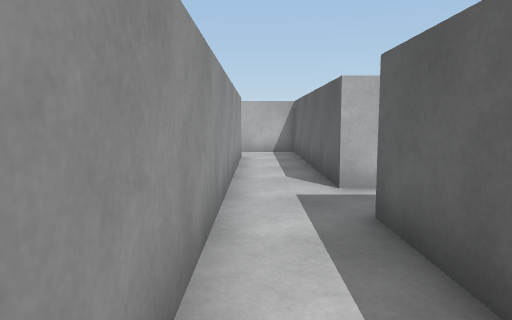
[1] (above)

24 first-person views from a walk through a 3-D level made in the Unity game engine. The camera is 1.2 m above the floor, tilts 6° down and sees 70° across. The floor is counted in squares, 1 m on a side. Each view is taken from the middle of a square. On the plan, view 1 faces up. The plan holds only what a view shows up to about 15 squares ahead; the rest is blank.

[2]
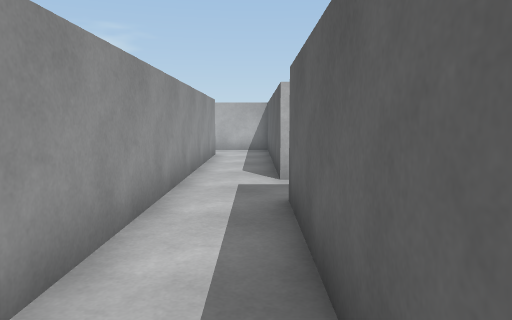

[3]
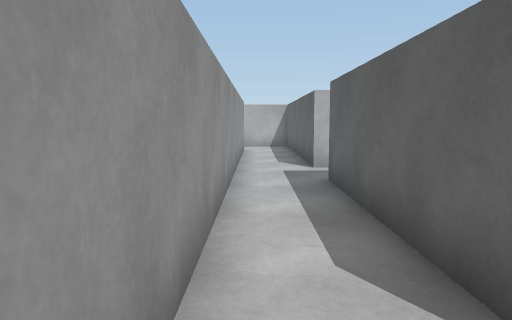

[4]
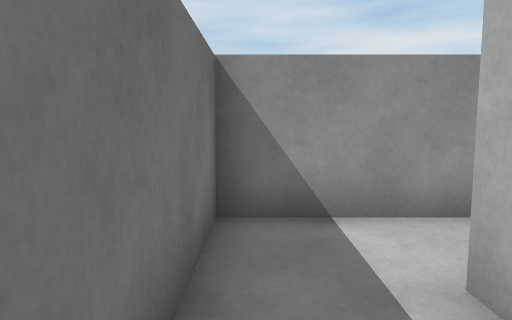

[5]
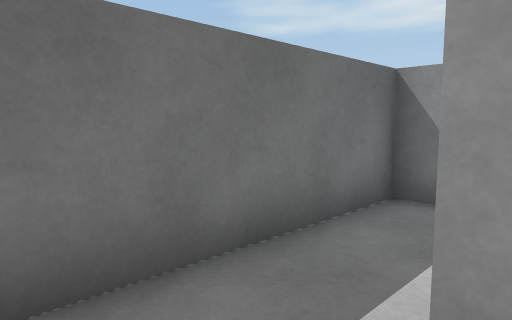

[6]
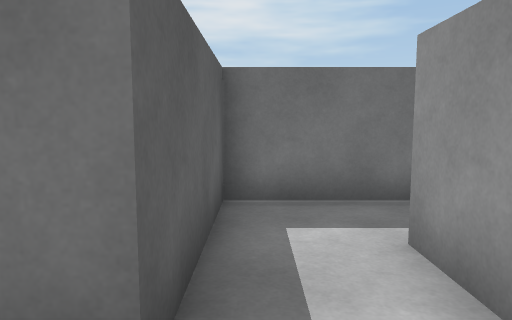

[7]
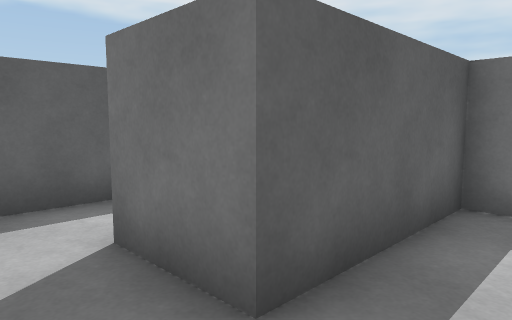

[8]
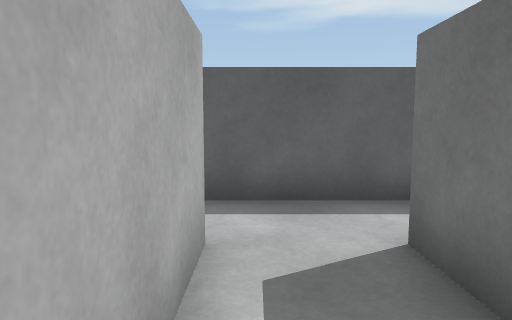

[9]
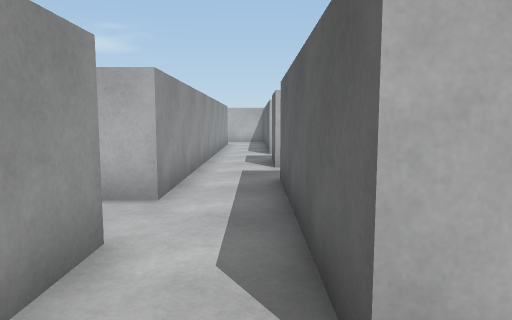

[10]
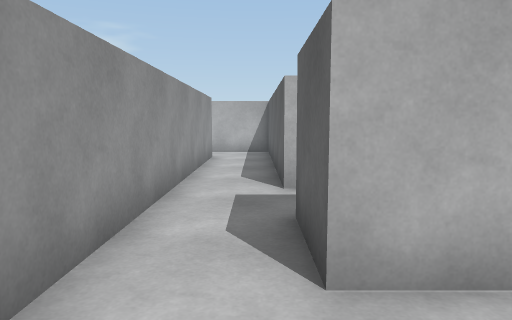

[11]
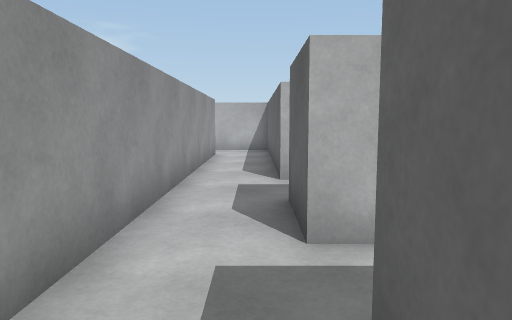

[12]
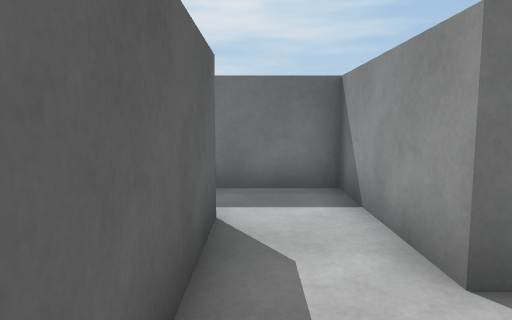

[13]
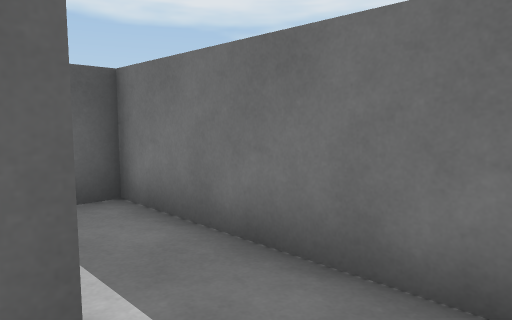

[14]
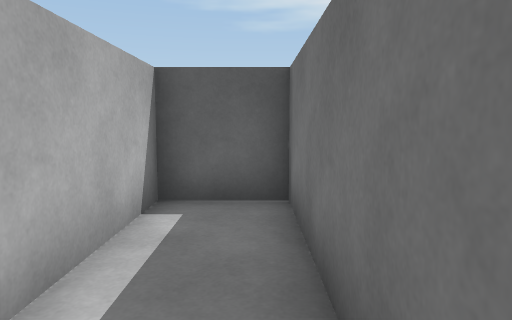

[15]
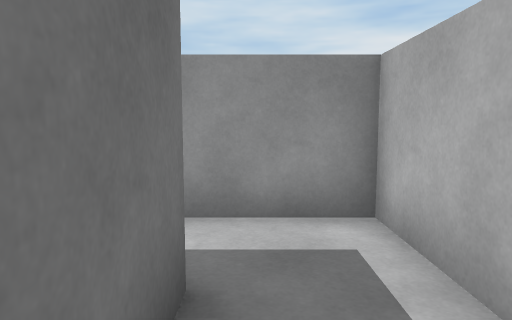

[16]
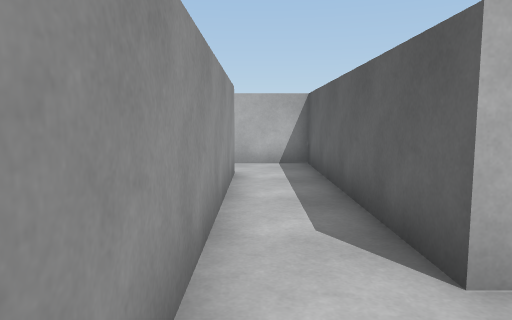

[17]
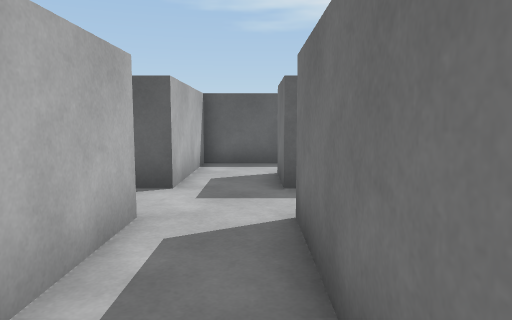

[18]
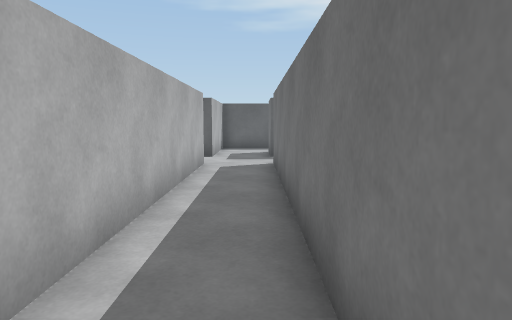

[19]
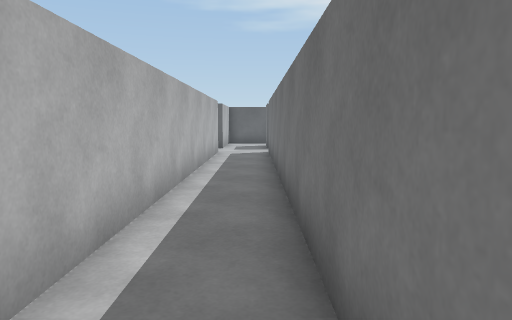

[20]
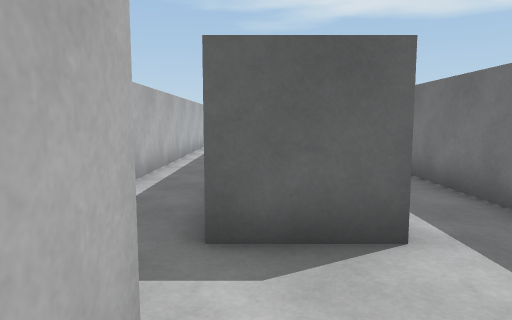

[21]
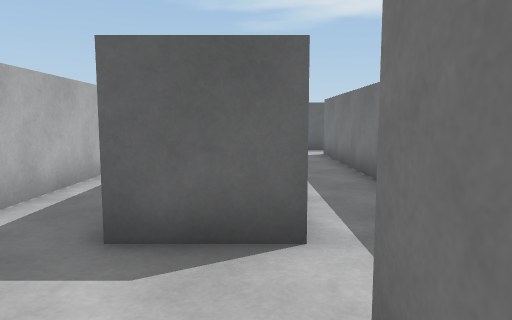

[22]
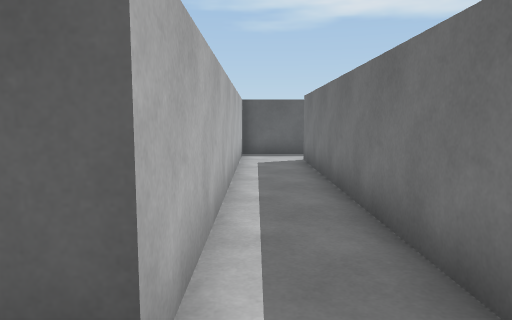

[23]
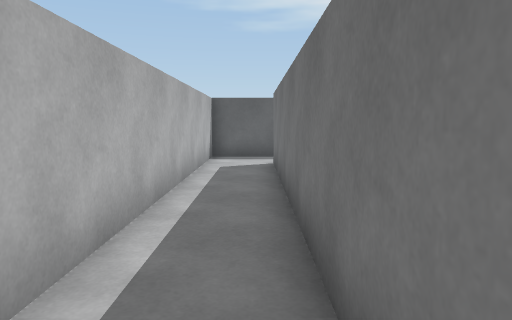

[24]
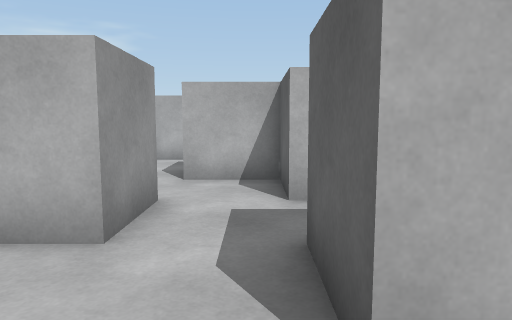

### Floor plan
Points are (right, up) in squares from view 1. A wall is a line through its corners. A room is listed if a view was taken in it or the views show most of it. See-through windows are left out.
Room 1 (views 1, 2, 3, 17, 18, 19, 20, 21, 22, 23, 24)
walls: (2.2, 6.5) (1.5, 6.5) (1.5, 14.5) (-10.5, 14.5) (-10.5, 16.5) (3.5, 16.5); (3.5, 18.5) (-10.5, 18.5) (-10.5, 20.5) (-12.5, 20.5); (5.5, 16.5) (7.5, 16.5); (-10.4, 12.5) (-0.5, 12.5) (-0.5, -3.5) (3.5, -3.5); (7.5, 18.5) (5.5, 18.5) (5.5, 19.2); (-13.4, 14.5) (-12.5, 14.5); (-12.5, 18.5) (-12.5, 16.5) (-13.5, 16.5); (1.5, -1) (1.5, 4.5); (2, -1.5) (1.5, -1.5)
ways out: opening at (2.5, -2.5) to room 2; opening at (6.5, 17.5) to room 7; opening at (-13.5, 21.5)
Room 2 (view 4)
walls: (3.5, -3.5) (5.5, -3.5) (5.5, -1.5)
ways out: opening at (2.5, -2.5) to room 1; opening at (4.5, -0.5) to room 3
Room 3 (views 5, 6, 7, 8)
walls: (5.5, -1.5) (5.5, 0.5) (7.5, 0.5); (7.5, 2.5) (3.5, 2.5) (3.5, -1.5)
ways out: opening at (4.5, -0.5) to room 2; opening at (6.5, 1.5) to room 6
Room 4 (views 9, 14)
walls: (7.5, -1.5) (7.5, -3.5) (13.5, -3.5) (13.5, -1.5) (9.5, -1.5)
ways out: opening at (8.5, -0.5) to room 6
Room 5 (views 10, 11, 12)
walls: (7.5, 6.5) (7.5, 2.5); (10.9, 6.5) (9.5, 6.5); (9.5, 2.5) (9.5, 4.5)
ways out: opening at (8.5, 3.5) to room 6; opening at (8.5, 7.5) to room 7; opening at (10.5, 5.5)
Room 6 (views 13, 15)
walls: (7.5, 0.5) (7.5, -1.5); (9.5, -1.5) (9.5, 2.5)
ways out: opening at (6.5, 1.5) to room 3; opening at (8.5, -0.5) to room 4; opening at (8.5, 3.5) to room 5
Room 7 (view 16)
walls: (9.5, 10.5) (9.5, 18.5) (7.5, 18.5); (7.5, 16.5) (7.5, 6.5); (9.5, 6.5) (9.5, 8.5)
ways out: opening at (6.5, 17.5) to room 1; opening at (8.5, 7.5) to room 5; opening at (10.5, 9.5)

Positions as (right, up) in squares from view 1, and headings:
1: (0, 0), facing up
2: (1, -1), facing up
3: (0, -3), facing up
4: (4, -3), facing left
5: (5, -1), facing down-left
6: (5, 2), facing down
7: (4, 2), facing down-right
8: (4, 2), facing right
9: (9, -3), facing up
10: (9, 4), facing up
11: (9, 3), facing up
12: (9, 3), facing down
13: (8, -1), facing down-right
14: (8, -3), facing right
15: (8, 1), facing left
16: (8, 8), facing up
17: (-1, 17), facing right
18: (-7, 17), facing right
19: (-11, 17), facing right
20: (-14, 16), facing right
21: (-14, 15), facing right
22: (-12, 14), facing right
23: (-11, 13), facing right
24: (-11, 13), facing up
